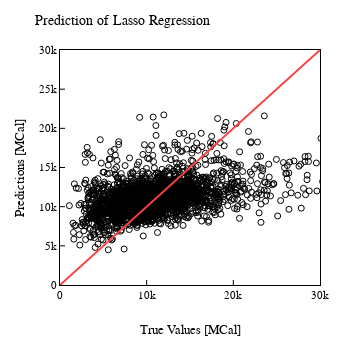

The code cell stored with this chart in its notebook:
### Code cell
# A figure for prediction quality.
fig_prediction =  go.Figure()

# lim_pred = max(test_label_array)
lim_pred = 30000

fig_prediction.add_traces(
    go.Scatter(
        x= test_label_array,
        y= test_prediction,
        mode= "markers",
        marker_symbol= "circle-open",
        marker_color= "#000000",        
    )
)

fig_prediction.add_traces(
    go.Scatter(
        x= [0,lim_pred],
        y= [0,lim_pred],
        mode= "lines",        
        marker_color= "#fc4040",        
    )
)

fig_prediction.update_layout(
    title= "Prediction of Lasso Regression",
    xaxis_title= "True Values [MCal]",    
    xaxis_fixedrange= True,
    xaxis_range = [0, lim_pred],
    yaxis_title= "Predictions [MCal]",
    yaxis_fixedrange= True,
    yaxis_range = [0, lim_pred],
    width= 350,
    height= 350,
    showlegend= False,
    template= eda_tempelete_01_white,    
)

### Figure 1 — Plotly figure (JSON) as saved in the notebook; plotly's stock layout.template omitted (floating-point values rounded to 4 significant figures; data arrays with more than 128 entries replaced by an {"elided": "..."} marker saying what was removed)
{"data": [{"marker": {"color": "#000000", "symbol": "circle-open"}, "mode": "markers", "type": "scatter", "x": {"elided": "2214 float values"}, "y": {"elided": "2214 float values"}}, {"marker": {"color": "#fc4040"}, "mode": "lines", "type": "scatter", "x": [0, 30000], "y": [0, 30000]}], "layout": {"height": 350, "showlegend": false, "title": {"text": "Prediction of Lasso Regression"}, "width": 350, "xaxis": {"fixedrange": true, "range": [0, 30000], "title": {"text": "True Values [MCal]"}}, "yaxis": {"fixedrange": true, "range": [0, 30000], "title": {"text": "Predictions [MCal]"}}}}
